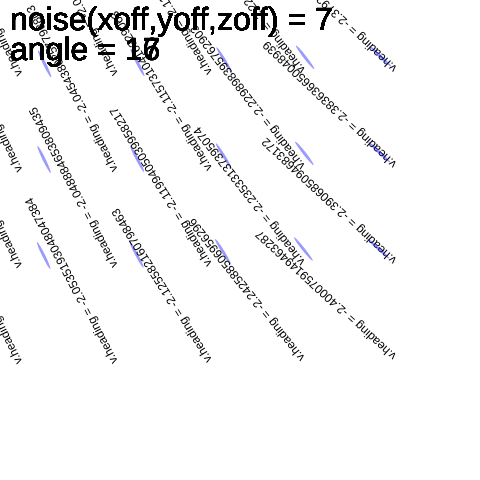
Frame 1 (no input)
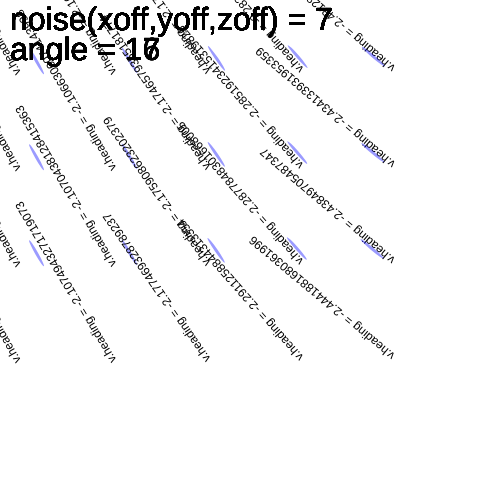
Frame 60 (no input)
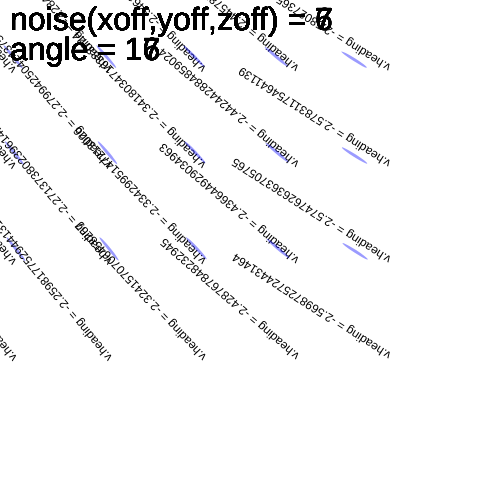
Frame 120 (the mouse pressed at the canvas centre since frame 60)

The p5.js sketch that drew these frames (run headless with seeded random() and noise() and a simulated clock; from frame 60 on, the mouse is pressed at the canvas centre):

// p5.js sketch
// ── sketch.js
// https://editor.p5js.org/benjamin.bergery/sketches/QStPXqgSz

///////// GLOBAL VARIABLES ///////////////////
let inc = 0.01;
//the smaller the difference between coordinates, the smoother the resulting noise sequence will be. Steps of 0.005-0.03 work best for most applications

let scl = 96;

// 48 creates possible shadow starting place
// 9 creates viscous mesh

// divide width and height by scl to define number of rows and columns
let cols, rows;
let fr; // frame rate
let zoff = 0;

/////////////////////////////////
function setup() {
  make3sliders();

  createCanvas(480, 480);
  frameRate(60);

  cols = floor(width / scl);
  rows = floor(height / scl);
  // floor(n) returns closest integer less than or equal to the value of the parameter

  fr = createP("");
  // bottom paragraph for frame rate display

  createSpan(" scl = " + scl + " -- inc = " + inc);
}

/////////////////////////////////////////////
function draw() {
  background(255);

  let yoff = 0;

  for (let y = 0; y < rows; y++) {
    let xoff = 0;

    for (let x = 0; x < cols; x++) {
      let index = (x + y * width) * 4;
      // let angle = noise(xoff, yoff, zoff)
      // * TWO_PI * 4 ;
      let angle = noise(xoff, yoff, zoff) * TWO_PI * 4;

      textSize(32);
      let noisenum = round(noise(xoff, yoff, zoff) * 10);
      text("noise(xoff,yoff,zoff) = " + noisenum, 10, 30);
      let anglenum = round(angle);
      text("angle = " + anglenum, 10, 60);

     // console.log("noise(xoff, yoff, zoff)= " + noise(xoff, yoff, zoff));
      //console.log("angle= " + round(angle));
      xoff += inc;
      // the noise function works in an infinite space, so the value of the coordinates doesn't matter, only the distance between successive coordinates does (eg. when using noise() within a loop). The smaller the difference between coordinates, the smoother the resulting noise sequence. Steps of 0.005-0.03 work best
      //console.log("xoff= "+ xoff);

      let v = p5.Vector.fromAngle(angle);
      // fromAngle(angle)
      // makes a new 2D vector from an angle
      // returns a new p5.Vector object

      noStroke(0);

      push();
      // push and pop
      // resets translation and rotation
      // for each ellipse
      translate(x * scl, y * scl);
      rotate(v.heading());
      vnum = round(v.heading());
      vnumfull = v.heading();
      
      textSize(12);
      text("v.heading = " + vnumfull, 10, 30);
      // heading() returns angle of rotation

      // insert pixels

      fill(0, 0, 255, 100);

      ellipse(scl, scl, 30, 3);
      // in 48 scl version narrow ellipse
      // creates "toothpick" line segments

      pop();
    }
    yoff += inc; //
    zoff += 0.00008; //rotation
  }

  fr.html(floor(frameRate()));
  //display frame rate
}

////// external functions //////
function make3sliders() {
  createP("");
  createSpan(" x increment ");
  slide1 = createSlider(1, 5, 3);
  createP("");
  createSpan(" y increment ");
  slide2 = createSlider(0, 255, 100);
  createP("");
  createSpan(" scale ");
  slide3 = createSlider(1, 480, 48);
}

// this is a mash up of perlin noise by Qiumeng Fu
// https://editor.p5js.org/fuqiumeng/sketches/pJxXT7h4w
